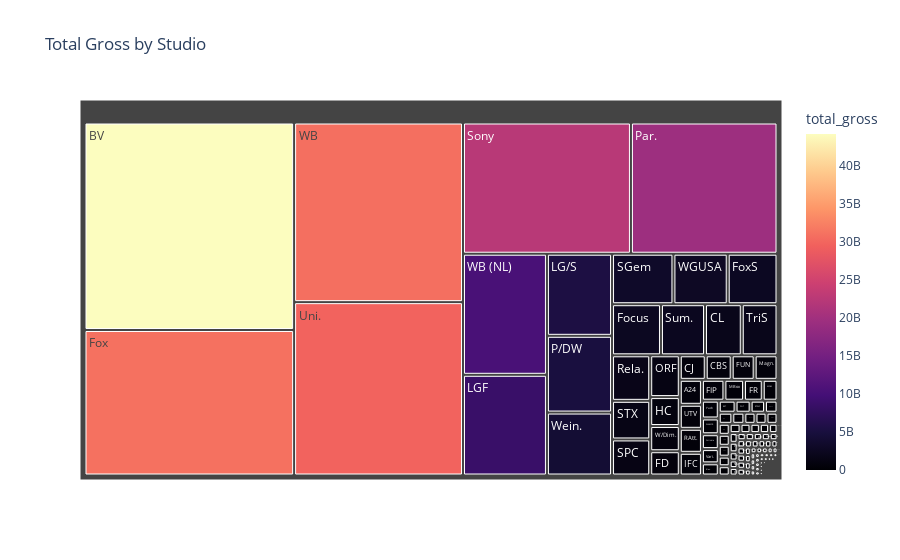

Write notebook code for a chart like this one.
### Code cell
# Create a treemap
fig = px.treemap(studio_performance, path=['studio'], values='total_gross',
                 title='Total Gross by Studio',
                 color='total_gross', hover_data=['domestic_gross', 'foreign_gross'],
                 color_continuous_scale='magma')

fig.show()

### Figure 1 — Plotly figure (JSON) as saved in the notebook; plotly's stock layout.template omitted (floating-point values rounded to 4 significant figures; data arrays with more than 128 entries replaced by an {"elided": "..."} marker saying what was removed)
{"data": [{"branchvalues": "total", "customdata": {"elided": "255x3 float values"}, "domain": {"x": [0, 1], "y": [0, 1]}, "hovertemplate": "labels=%{label}<br>total_gross_sum=%{value}<br>parent=%{parent}<br>id=%{id}<br>domestic_gross=%{customdata[0]}<br>foreign_gross=%{customdata[1]}<br>total_gross=%{color}<extra></extra>", "ids": {"elided": "255 str values"}, "labels": {"elided": "255 str values"}, "marker": {"coloraxis": "coloraxis", "colors": {"elided": "255 float values"}}, "name": "", "parents": {"elided": "255 str values"}, "type": "treemap", "values": {"elided": "255 int values"}}], "layout": {"coloraxis": {"colorbar": {"title": {"text": "total_gross"}}, "colorscale": [[0, "#000004"], [0.1111, "#180f3d"], [0.2222, "#440f76"], [0.3333, "#721f81"], [0.4444, "#9e2f7f"], [0.5556, "#cd4071"], [0.6667, "#f1605d"], [0.7778, "#fd9668"], [0.8889, "#feca8d"], [1, "#fcfdbf"]]}, "legend": {"tracegroupgap": 0}, "title": {"text": "Total Gross by Studio"}}}
